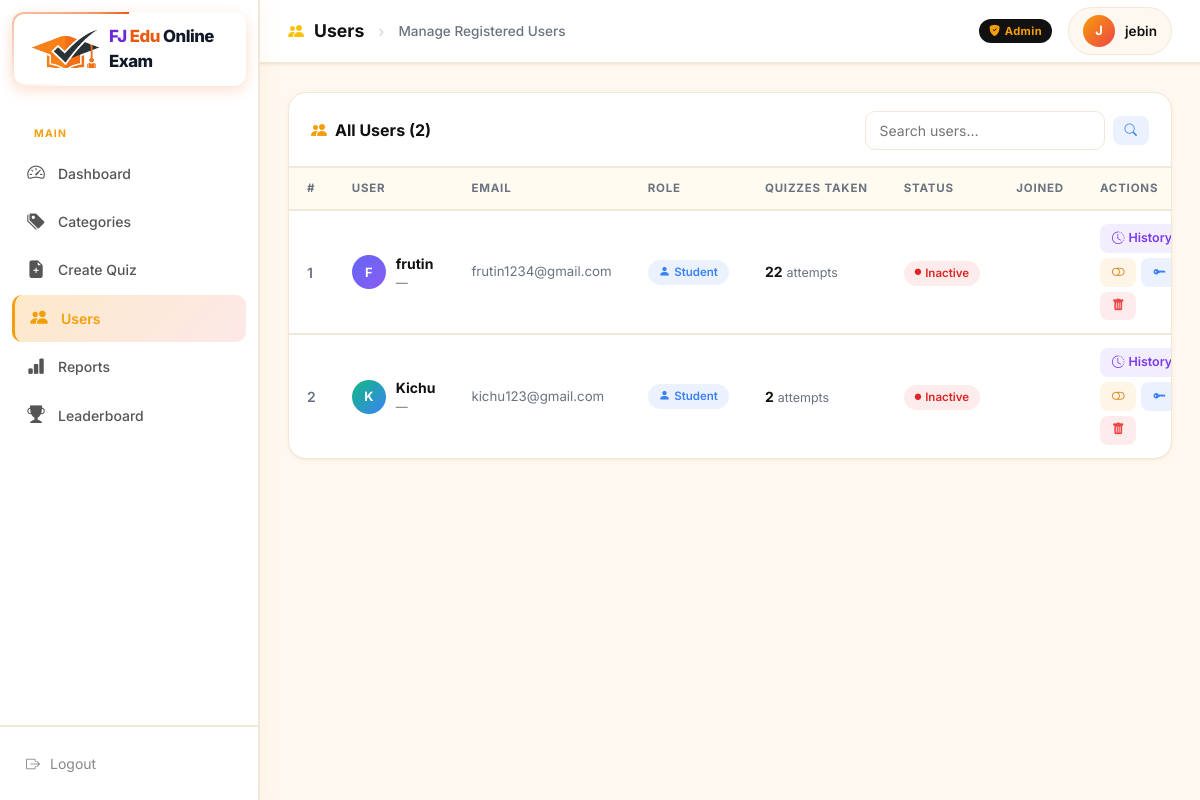
Before: /admin-dashboard/users/ (signed in) with the older database file.
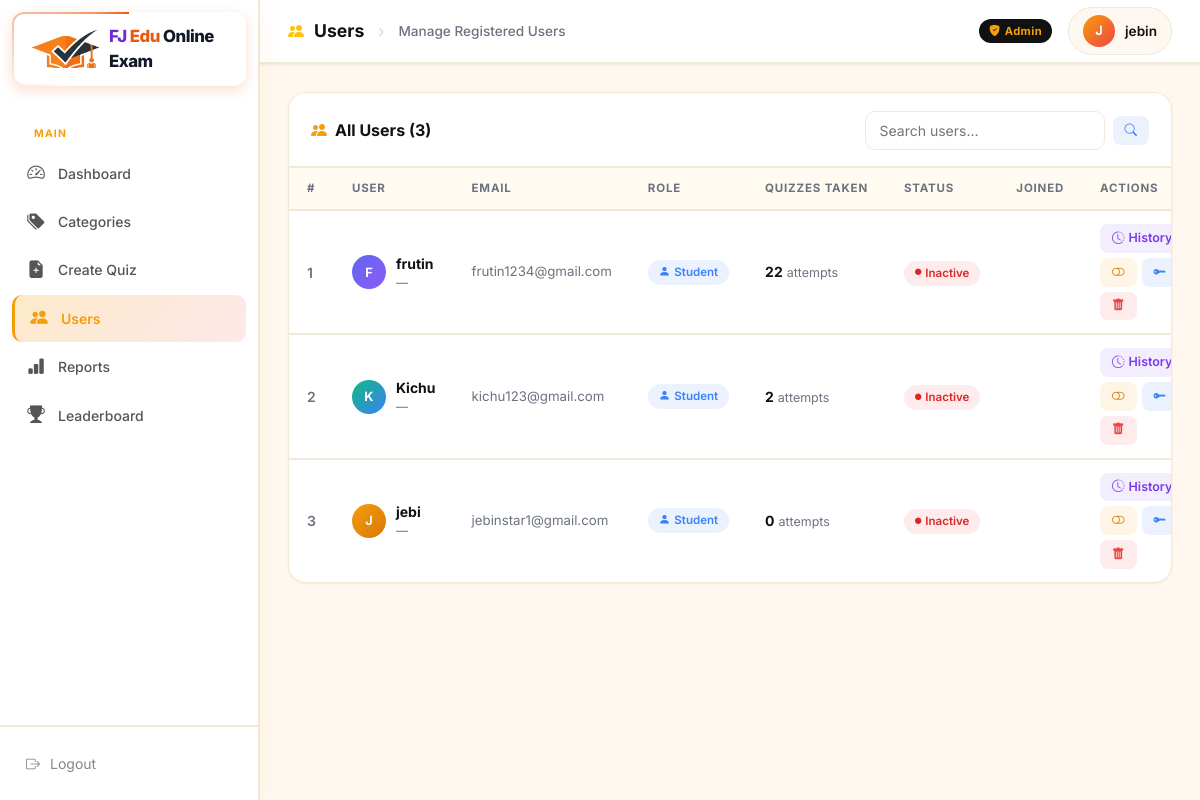
After: the same page with the newer database file.
### quiz/models.py (models this page shows, shortened)
class UserRegister(models.Model):
    username = models.CharField(max_length=150)
    email = models.EmailField()
    mobile = models.CharField(max_length=15, unique=True, null=True, blank=True)
    age = models.PositiveIntegerField(null=True, blank=True)
    gender = models.CharField(max_length=20, choices=[('Male', 'Male'), ('Female', 'Female'), ('Other', 'Other')], null=True, blank=True)
    place = models.CharField(max_length=255, null=True, blank=True)
    password = models.CharField(max_length=255, help_text="Stored password hash at time of registration")
    photo_url = models.CharField(max_length=255, blank=True, null=True, default='/static/quiz/images/default-avatar.png')
    target_exam = models.CharField(max_length=255, blank=True, null=True, default='UPSC', help_text="e.g. UPSC, SSC, Banking")
    education_qualification = models.CharField(max_length=50, blank=True, null=True, default='Graduate', help_text="e.g. Graduate, Post Graduate")
    preparation_stage = models.TextField(blank=True, help_text="e.g. Beginner, 1 Year, etc.")
    registered_at = models.DateTimeField(auto_now_add=True)
    last_active = models.DateTimeField(null=True, blank=True, help_text="Timestamp of the user's last request")
    current_session_start = models.DateTimeField(null=True, blank=True, help_text="Timestamp when the current session started")

### quiz/views.py (the view)
# urls.py: path('admin-dashboard/users/', views.admin_users_list, name='admin_users_list'),
@user_passes_test(is_admin)
def admin_users_list(request):
    users = UserRegister.objects.all().annotate(num_attempts=Count('quiz_attempts'))
    search_query = request.GET.get('search', '')
    if search_query:
        users = users.filter(username__icontains=search_query)
    return render(request, 'quiz/admin_users_list.html', {'users': users, 'search_query': search_query})

### quiz/views.py (called while the page is built)
def is_admin(user):
    return user.is_authenticated and (user.is_staff or user.is_superuser)

### quiz/templates/quiz/admin_users_list.html (shortened to what the changed rows need)
{% load static %}
<!DOCTYPE html>
<html lang="en">
<head>
  <link href="https://cdn.jsdelivr.net/npm/bootstrap@5.3.2/dist/css/bootstrap.min.css" rel="stylesheet">
  <link rel="stylesheet" href="https://cdn.jsdelivr.net/npm/bootstrap-icons@1.11.3/font/bootstrap-icons.min.css">
</head>
<body>
  <div class="main-wrapper">
    <main class="content-area">
      <div class="section-card">
        <div class="section-card-header">
          <h5><i class="bi bi-people-fill"></i> All Users ({{ users.count }})</h5>
          <form method="get" class="search-bar">
            <input type="text" name="search" placeholder="Search users…" value="{{ search_query }}" id="user-search-input">
            <button type="submit" class="tbl-action-btn btn-edit" id="btn-user-search"><i class="bi bi-search"></i></button>
          </form>
        </div>
        <div>
          {% if users %}
          <table class="dash-table">
            <thead>
              <tr>
                <th>#</th>
                <th>User</th>
                <th>Email</th>
                <th>Role</th>
                <th>Quizzes Taken</th>
                <th>Status</th>
                <th>Joined</th>
                <th>Actions</th>
              </tr>
            </thead>
            <tbody>
              {% for u in users %}
              <tr>
                <td style="color:var(--text-muted);font-weight:600;">{{ forloop.counter }}</td>
                <td>
                  <div style="display:flex;align-items:center;gap:10px;">
                    <div class="user-avatar" style="background:linear-gradient(135deg,{% cycle '#6366f1' '#10b981' '#f59e0b' '#ef4444' '#3b82f6' '#8b5cf6' %},{% cycle '#8b5cf6' '#3b82f6' '#d97706' '#dc2626' '#1d4ed8' '#7c3aed' %});">
                      {{ u.username|first|upper }}
                    </div>
                    <div>
                      <div style="font-weight:700;font-size:.875rem;">{{ u.username }}</div>
                      <div style="font-size:.75rem;color:var(--text-muted);">{{ u.get_full_name|default:"—" }}</div>
                    </div>
                  </div>
                </td>
                <td style="color:var(--text-muted);font-size:.83rem;">{{ u.email|default:"—" }}</td>
                <td>
                  {% if u.is_superuser %}
                    <span class="badge-pill" style="background:rgba(245,158,11,.1);color:#d97706;"><i class="bi bi-stars"></i> Superuser</span>
                  {% elif u.is_staff %}
                    <span class="badge-pill badge-admin"><i class="bi bi-shield-fill"></i> Staff</span>
                  {% else %}
                    <span class="badge-pill badge-student"><i class="bi bi-person-fill"></i> Student</span>
                  {% endif %}
                </td>
                <td>
                  <span style="font-weight:700;">{{ u.num_attempts }}</span>
                  <span style="font-size:.78rem;color:var(--text-muted);"> attempts</span>
                </td>
                <td>
                  {% if u.is_active %}
                    <span class="badge-pill badge-active"><i class="bi bi-circle-fill" style="font-size:.4rem;"></i> Active</span>
                  {% else %}
                    <span class="badge-pill badge-inactive"><i class="bi bi-circle-fill" style="font-size:.4rem;"></i> Inactive</span>
                  {% endif %}
                </td>
                <td style="color:var(--text-muted);font-size:.82rem;white-space:nowrap;">{{ u.date_joined|date:"M d, Y" }}</td>
                <td>
                  <div style="display:flex;gap:5px;flex-wrap:wrap;">
                    <a href="{% url 'quiz:admin_user_history' u.id %}" class="tbl-action-btn btn-view" id="btn-history-{{ u.id }}">
                      <i class="bi bi-clock-history"></i> History
                    </a>
                    <form method="post" action="{% url 'quiz:admin_toggle_user_status' u.id %}" style="display:inline;">
                      <button type="submit" class="tbl-action-btn btn-warn" id="btn-toggle-{{ u.id }}"
                              title="{% if u.is_active %}Deactivate{% else %}Activate{% endif %} user">
                        <i class="bi bi-{% if u.is_active %}toggle-on{% else %}toggle-off{% endif %}"></i>
                      </button>
                    </form>
                    <a href="{% url 'quiz:admin_reset_user_password' u.id %}" class="tbl-action-btn btn-edit" id="btn-reset-pw-{{ u.id }}" title="Reset password">
                      <i class="bi bi-key-fill"></i>
                    </a>
                    {% if u != request.user %}
                    <form method="post" action="{% url 'quiz:admin_delete_user' u.id %}" style="display:inline;" onsubmit="return confirm('Delete user \'{{ u.username }}\'? This is permanent.');">
                      <button type="submit" class="tbl-action-btn btn-del" id="btn-del-user-{{ u.id }}">
                        <i class="bi bi-trash-fill"></i>
                      </button>
                    </form>
                    {% endif %}
                  </div>
                </td>
              </tr>
              {% endfor %}
            </tbody>
          </table>
          {% else %}
          <div class="empty-state">
            <i class="bi bi-people"></i>
            <p>No users found matching your search.</p>
          </div>
          {% endif %}
        </div>
      </div>
    </main>
  </div>
</body>
</html>

Changed rows visible on the page:
added UserRegister: username|first "J", username "jebi", get_full_name "—", email "jebinstar1@gmail.com", num_attempts "0"
Other visible differences:
{{ users.count }}: "2" → "3"
